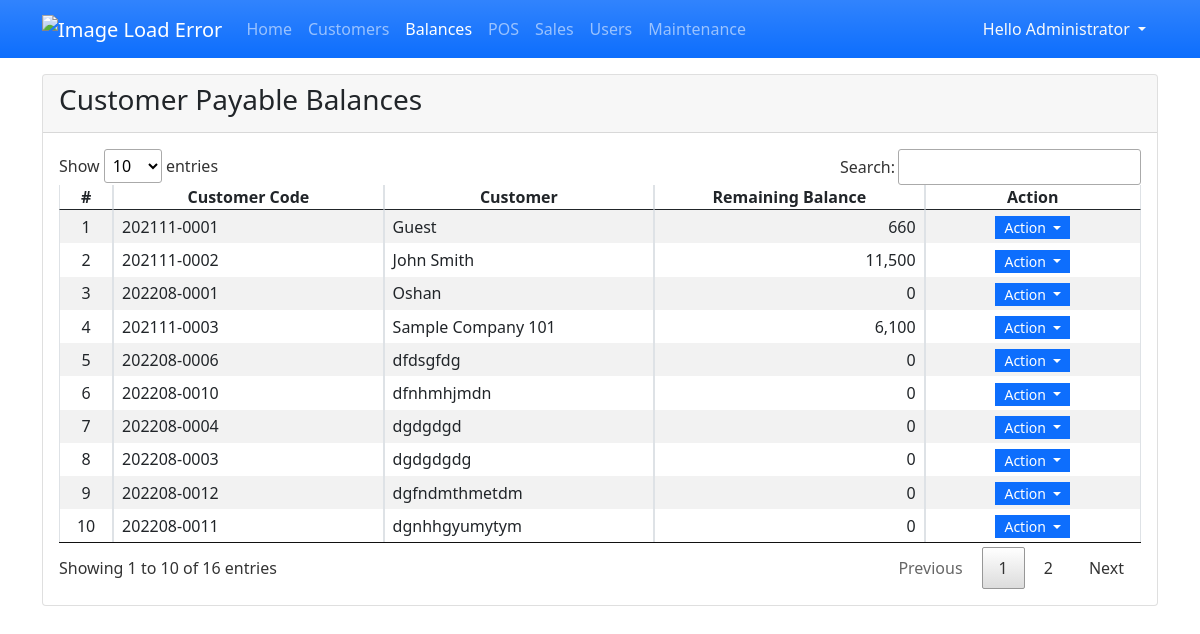
/?page=balances (signed in), run on the app's committed database.
### tables this page shows
CREATE TABLE `customer_list` (
            `customer_id` INTEGER NOT NULL PRIMARY KEY AUTOINCREMENT,
            `customer_code` TEXT NOT NULL,
            `fullname` TEXT NOT NULL,
            `contact` TEXT NOT NULL,
            `email` TEXT NOT NULL,
            `address` TEXT NOT NULL,
            `status` INTEGER NOT NULL DEFAULT 1
        );

### balances.php (the view, shortened to what this page needs)
<div class="card">
    <div class="card-header d-flex justify-content-between">
        <h3 class="card-title">Customer Payable Balances</h3>
    </div>
    <div class="card-body">
        <table class="table table-hover table-striped table-bordered">
            <colgroup>
                <col width="5%">
                <col width="25%">
                <col width="25%">
                <col width="25%">
                <col width="20%">
            </colgroup>
            <thead>
                <tr>
                    <th class="text-center p-0">#</th>
                    <th class="text-center p-0">Customer Code</th>
                    <th class="text-center p-0">Customer</th>
                    <th class="text-center p-0">Remaining Balance</th>
                    <th class="text-center p-0">Action</th>
                </tr>
            </thead>
            <tbody>
                <?php
                $sql = "SELECT * FROM `customer_list` order by `fullname` asc";
                $qry = $conn->query($sql);
                $i = 1;
                    while($row = $qry->fetchArray()):
                        $debts = $conn->query("SELECT SUM(amount) FROM `debt_list` where customer_id = '{$row['customer_id']}'")->fetchArray()[0];
                        $payments = $conn->query("SELECT SUM(amount) FROM `payment_list` where customer_id = '{$row['customer_id']}'")->fetchArray()[0];
                        $debts =$debts > 0 ? $debts : 0;
                        $payments =$payments > 0 ? $payments : 0;
                        $row['balance'] = $debts - $payments;
                ?>
                <tr class="">
                    <td class="text-center p-0"><?php echo $i++; ?></td>
                    <td class="py-1 px-2"><?php echo $row['customer_code'] ?></td>
                    <td class="py-1 px-2"><?php echo $row['fullname'] ?></td>
                    <td class="py-1 px-2 text-end"><?php echo number_format($row['balance']) ?></td>
                    <td class="text-center py-1 px-2">
                        <div class="btn-group" role="group">
                            <button id="btnGroupDrop1" type="button" class="btn btn-primary dropdown-toggle btn-sm rounded-0 py-0" data-bs-toggle="dropdown" aria-expanded="false">
                            Action
                            </button>
                        </div>
                    </td>
                </tr>
                <?php endwhile; ?>
            </tbody>
        </table>
    </div>
</div>

### index.php (style rules this page uses)
:root { --bs-success-rgb:71, 222, 152 !important; }
html,body { height:100%; width:100%; }

### data on the page
customer_list: customer_code "202111-0001", fullname "Guest", balance "660"
customer_list: customer_code "202111-0002", fullname "John Smith", balance "11,500"
customer_list: customer_code "202208-0001", fullname "Oshan", status "0"
customer_list: customer_code "202111-0003", fullname "Sample Company 101", balance "6,100"
customer_list: customer_code "202208-0006", fullname "dfdsgfdg", balance "0"
customer_list: customer_code "202208-0010", fullname "dfnhmhjmdn", balance "0"
customer_list: customer_code "202208-0004", fullname "dgdgdgd", balance "0"
customer_list: customer_code "202208-0003", fullname "dgdgdgdg", balance "0"
customer_list: customer_code "202208-0012", fullname "dgfndmthmetdm", balance "0"
customer_list: customer_code "202208-0011", fullname "dgnhhgyumytym", balance "0"

### other printed values
$_SESSION['fullname'] "Administrator"
